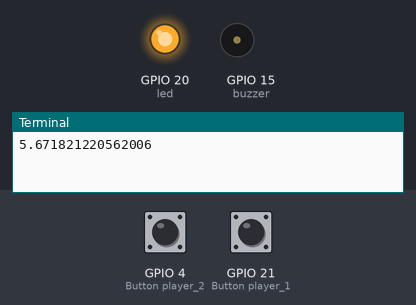
Recording of a program running on a simulated Raspberry Pi (BCM pin numbers). Parts: output pins drawn as LEDs (lit = HIGH), buzzer (waves = sounding, pin HIGH), the last lines printed to the terminal. The inputs (shaded band) are chosen by the test bench; at power-on: GPIO 4 (Button player_2) HIGH, GPIO 21 (Button player_1) HIGH. Random numbers come from a fixed seed. At 8.9 s the program stops and its outputs stay as they are.

Above: at 6.8 s.
6.9 s: GPIO 4 (Button player_2) pulled LOW for 0.15 s
At 7.3 s:
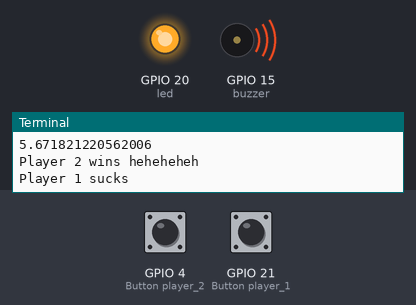
At 10.1 s:
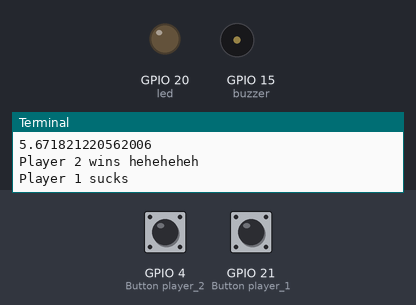
Timing chart, 0 to 10.4 s (numbered marks = the images above; inputs shaded):
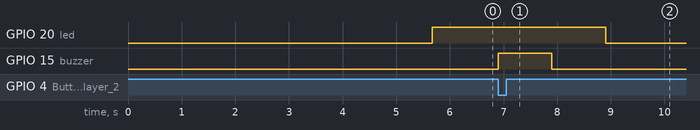

Measured:
- after the input at 6.9 s, GPIO 20 (led): HIGH → LOW after 2.0 s; GPIO 15 (buzzer): LOW → HIGH at once, → LOW 1.0 s later

The program:

reactionGame.py
```python
from gpiozero import Button, LED, Buzzer
from time import sleep
import random

led = LED(20)
buzzer = Buzzer(15)
player_1 = Button(21)
player_2 = Button(4)

time = random.uniform(5, 10)
print(time)
sleep(time)


led.on()

while True:
    if player_1.is_pressed:
        print("Player 1 wins Hell yeah")
        print("Player 2 sucks")
        buzzer.beep()
        break
    if player_2.is_pressed:
        print("Player 2 wins heheheheh ")
        print("Player 1 sucks")
        buzzer.beep()
        break

sleep(2)
buzzer.off()
led.off()
```
